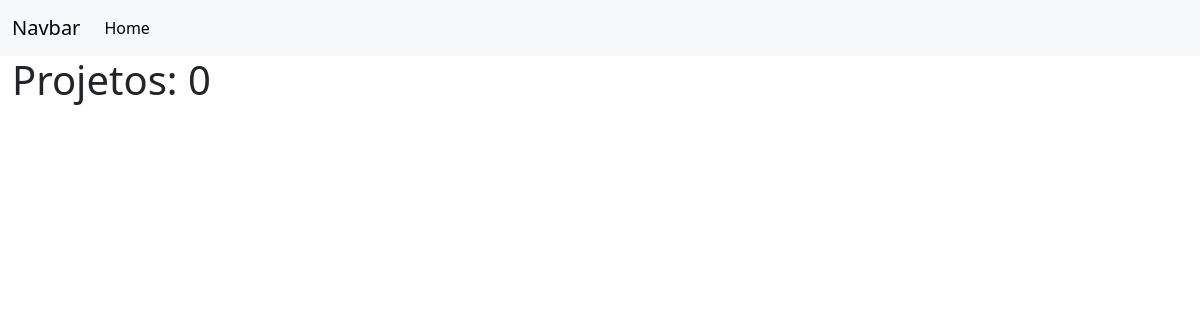
Page /projetos/ on the earlier database version.
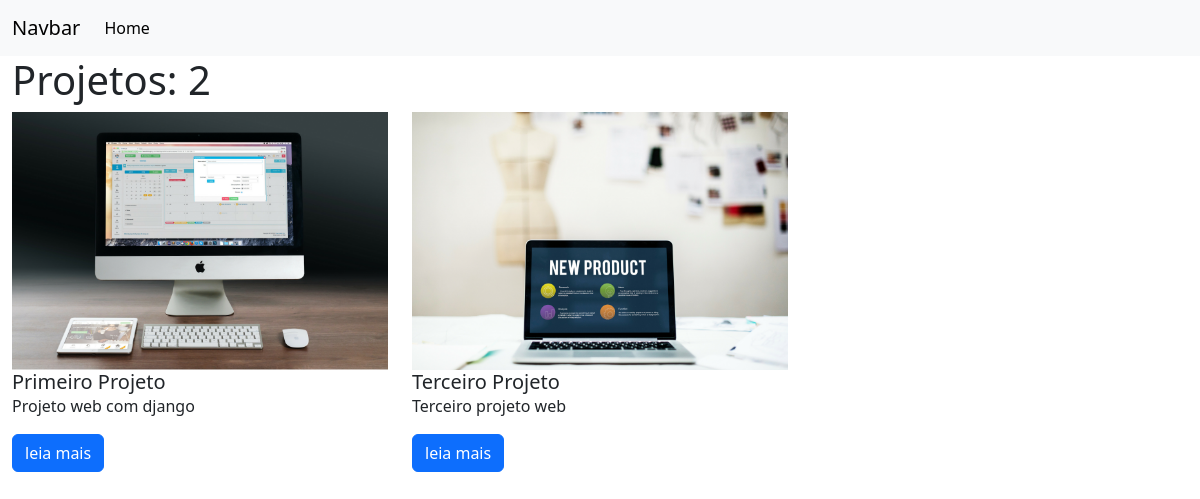
Same page on the later database version.
### projetos/models.py (models this page shows, shortened)
class Projeto(models.Model):
    titulo = models.CharField(verbose_name='Título', max_length=180)
    descricao = models.TextField(verbose_name='Descrição')
    tecnologia = models.CharField(verbose_name= 'Tecnologia', max_length=20)
    imagem = models.FileField(verbose_name='Imagem', upload_to='imagens_projeto', blank=True)
    publicado = models.BooleanField(verbose_name='Publicado' ,default=False)

### projetos/views.py (the view)
# urls.py: path('', views.projeto_index, name='projeto_index'),
def projeto_index(request):
    projetos = Projeto.objects.filter(publicado=True)
    quantidade = projetos.count()
    context = {
        'projetos': projetos,
        'quantidade': quantidade,
    }
    return render(request, 'projetos/index.html', context)

### projetos/templates/projetos/index.html
{% extends 'base.html' %}
{% block page_content %}
<h1>Projetos: {{ quantidade }}</h1>
<div class="row">
    {% for projeto in projetos %}
    <div class="col-md-4">
        <div class="card-mb-2">
            {% if not projeto.imagem %}
            <img class="card-img-top" src="https://placehold.co/600x400" alt="">
            {% else %}
            <img class="card-img-top" src="{{ projeto.imagem.url }}" alt="">
            {% endif %}
            <div class="card-body">
                <h5 class="card-title">{{ projeto.titulo }}</h5>
                <p class="card-text">{{ projeto.descricao}}</p>
                <a class="btn btn-primary" href="{% url 'projeto_detalhe' projeto.pk %}">
                    leia mais
                </a>
            </div>
        </div>
    </div>
    {% endfor %}
</div>
{% endblock %}

### setup/templates/base.html (shortened to what this page needs)
<!DOCTYPE html>
<html lang="en">
<head>
    <link href="https://cdn.jsdelivr.net/npm/bootstrap@5.3.7/dist/css/bootstrap.min.css" rel="stylesheet"
>
</head>
<body>
    <nav class="navbar navbar-expand-lg bg-body-tertiary">
        <div class="container-fluid">
            <a class="navbar-brand" href="#">Navbar</a>
            <div class="collapse navbar-collapse" id="navbarNavAltMarkup">
                <li class="navbar-nav">
                    <a class="nav-link active" aria-current="page" href="#">Home</a>
                </li>
                </div>
            </div>
    </nav>
    <div class="container-fluid">
        {% block page_content %} {% endblock %}
    </div>
</body>
</html>

Differences in the rows shown:
now on this page (row edited): Projeto: imagem (picture), titulo "Primeiro Projeto", descricao "Projeto web com django"
now on this page (row edited): Projeto: imagem (picture), titulo "Terceiro Projeto", descricao "Terceiro projeto web"
Other differences:
{{ quantidade }}: "0" → "2"
